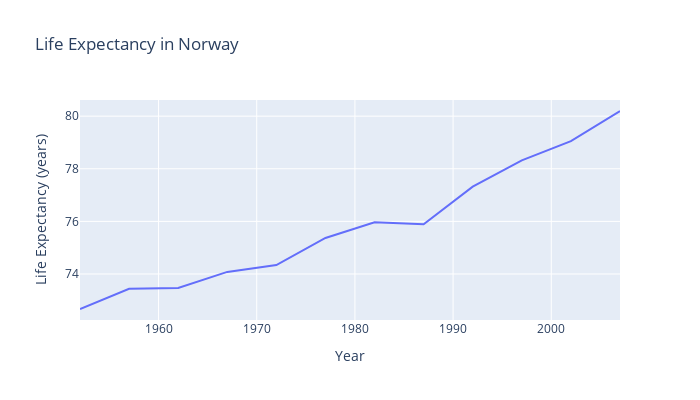

The notebook cell this image was saved under:
### Markdown cell above
### Line plot

### Code cell
# Create a line plot of life expectancy over time for Norway.
# Let the figure be 400 pixels high and 700 pixels wide.
# Set the title to 'Life Expectancy in Norway'.
# Set the x-axis label to 'Year'.
# Set the y-axis label to 'Life Expectancy (years)'.
fig = px.line(df[df['country'] == 'Norway'], x='year', y='lifeExp', title='Life Expectancy in Norway', width=700, height=400)
fig.update_xaxes(title='Year')
fig.update_yaxes(title='Life Expectancy (years)')
fig.show()

### Figure 1 — Plotly figure (JSON) as saved in the notebook; plotly's stock layout.template omitted (floating-point values rounded to 4 significant figures)
{"data": [{"hovertemplate": "year=%{x}<br>lifeExp=%{y}<extra></extra>", "legendgroup": "", "line": {"color": "#636efa", "dash": "solid"}, "marker": {"symbol": "circle"}, "mode": "lines", "name": "", "orientation": "v", "showlegend": false, "type": "scatter", "x": [1952, 1957, 1962, 1967, 1972, 1977, 1982, 1987, 1992, 1997, 2002, 2007], "xaxis": "x", "y": [72.67, 73.44, 73.47, 74.08, 74.34, 75.37, 75.97, 75.89, 77.32, 78.32, 79.05, 80.2], "yaxis": "y"}], "layout": {"height": 400, "legend": {"tracegroupgap": 0}, "title": {"text": "Life Expectancy in Norway"}, "width": 700, "xaxis": {"anchor": "y", "domain": [0, 1], "title": {"text": "Year"}}, "yaxis": {"anchor": "x", "domain": [0, 1], "title": {"text": "Life Expectancy (years)"}}}}
